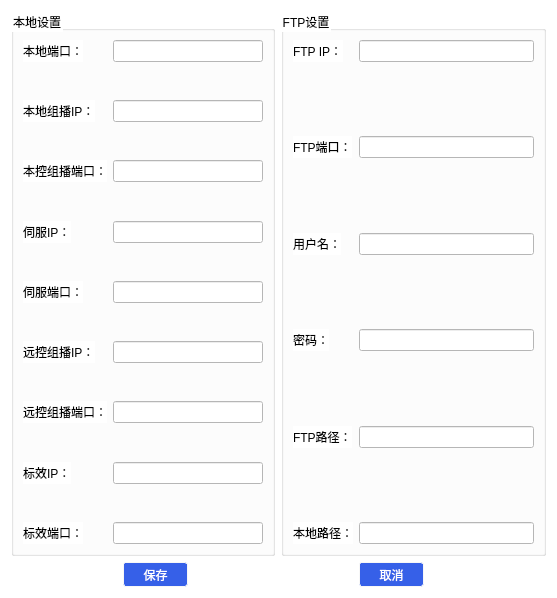
<?xml version="1.0" encoding="UTF-8"?>
<ui version="4.0">
 <class>systemset</class>
 <widget class="QDialog" name="systemset">
  <property name="geometry">
   <rect>
    <x>0</x>
    <y>0</y>
    <width>557</width>
    <height>598</height>
   </rect>
  </property>
  <property name="windowTitle">
   <string>系统设置</string>
  </property>
  <property name="styleSheet">
   <string notr="true">background-color: rgb(255, 255, 255);</string>
  </property>
  <layout class="QGridLayout" name="gridLayout">
   <item row="0" column="0">
    <widget class="QGroupBox" name="groupBox">
     <property name="title">
      <string>本地设置</string>
     </property>
     <layout class="QFormLayout" name="formLayout">
      <item row="0" column="0">
       <widget class="QLabel" name="label_LocalPort">
        <property name="text">
         <string>本地端口：</string>
        </property>
       </widget>
      </item>
      <item row="0" column="1">
       <widget class="QLineEdit" name="LoadPort"/>
      </item>
      <item row="1" column="1">
       <spacer name="verticalSpacer">
        <property name="orientation">
         <enum>Qt::Vertical</enum>
        </property>
        <property name="sizeHint" stdset="0">
         <size>
          <width>20</width>
          <height>40</height>
         </size>
        </property>
       </spacer>
      </item>
      <item row="8" column="0">
       <widget class="QLabel" name="label_ACUIP">
        <property name="text">
         <string>伺服IP：</string>
        </property>
       </widget>
      </item>
      <item row="8" column="1">
       <widget class="QLineEdit" name="ACUIp"/>
      </item>
      <item row="9" column="1">
       <spacer name="verticalSpacer_2">
        <property name="orientation">
         <enum>Qt::Vertical</enum>
        </property>
        <property name="sizeHint" stdset="0">
         <size>
          <width>20</width>
          <height>40</height>
         </size>
        </property>
       </spacer>
      </item>
      <item row="10" column="0">
       <widget class="QLabel" name="label_ACUPort">
        <property name="text">
         <string>伺服端口：</string>
        </property>
       </widget>
      </item>
      <item row="10" column="1">
       <widget class="QLineEdit" name="ACUPort"/>
      </item>
      <item row="14" column="0">
       <widget class="QLabel" name="label_RemoteConIP">
        <property name="text">
         <string>远控组播IP：</string>
        </property>
       </widget>
      </item>
      <item row="14" column="1">
       <widget class="QLineEdit" name="RemoteConIP"/>
      </item>
      <item row="15" column="1">
       <spacer name="verticalSpacer_11">
        <property name="orientation">
         <enum>Qt::Vertical</enum>
        </property>
        <property name="sizeHint" stdset="0">
         <size>
          <width>20</width>
          <height>40</height>
         </size>
        </property>
       </spacer>
      </item>
      <item row="17" column="0">
       <widget class="QLabel" name="label_RemoteConPort">
        <property name="text">
         <string>远控组播端口：</string>
        </property>
       </widget>
      </item>
      <item row="18" column="1">
       <spacer name="verticalSpacer_3">
        <property name="orientation">
         <enum>Qt::Vertical</enum>
        </property>
        <property name="sizeHint" stdset="0">
         <size>
          <width>20</width>
          <height>40</height>
         </size>
        </property>
       </spacer>
      </item>
      <item row="19" column="0">
       <widget class="QLabel" name="label_CalIp">
        <property name="text">
         <string>标效IP：</string>
        </property>
       </widget>
      </item>
      <item row="19" column="1">
       <widget class="QLineEdit" name="CalIp"/>
      </item>
      <item row="20" column="1">
       <spacer name="verticalSpacer_4">
        <property name="orientation">
         <enum>Qt::Vertical</enum>
        </property>
        <property name="sizeHint" stdset="0">
         <size>
          <width>20</width>
          <height>40</height>
         </size>
        </property>
       </spacer>
      </item>
      <item row="21" column="0">
       <widget class="QLabel" name="label_CalPort">
        <property name="text">
         <string>标效端口：</string>
        </property>
       </widget>
      </item>
      <item row="21" column="1">
       <widget class="QLineEdit" name="CalPort"/>
      </item>
      <item row="17" column="1">
       <widget class="QLineEdit" name="RemoteConPort"/>
      </item>
      <item row="6" column="1">
       <widget class="QLineEdit" name="LocalConPort"/>
      </item>
      <item row="6" column="0">
       <widget class="QLabel" name="label_LocalConPort">
        <property name="text">
         <string>本控组播端口：</string>
        </property>
       </widget>
      </item>
      <item row="7" column="1">
       <spacer name="verticalSpacer_12">
        <property name="orientation">
         <enum>Qt::Vertical</enum>
        </property>
        <property name="sizeHint" stdset="0">
         <size>
          <width>20</width>
          <height>40</height>
         </size>
        </property>
       </spacer>
      </item>
      <item row="13" column="1">
       <spacer name="verticalSpacer_13">
        <property name="orientation">
         <enum>Qt::Vertical</enum>
        </property>
        <property name="sizeHint" stdset="0">
         <size>
          <width>20</width>
          <height>40</height>
         </size>
        </property>
       </spacer>
      </item>
      <item row="4" column="1">
       <widget class="QLineEdit" name="LocalConIp"/>
      </item>
      <item row="4" column="0">
       <widget class="QLabel" name="label_localConIP">
        <property name="text">
         <string>本地组播IP：</string>
        </property>
       </widget>
      </item>
      <item row="5" column="1">
       <spacer name="verticalSpacer_10">
        <property name="orientation">
         <enum>Qt::Vertical</enum>
        </property>
        <property name="sizeHint" stdset="0">
         <size>
          <width>20</width>
          <height>40</height>
         </size>
        </property>
       </spacer>
      </item>
     </layout>
    </widget>
   </item>
   <item row="0" column="1">
    <widget class="QGroupBox" name="groupBox_2">
     <property name="title">
      <string>FTP设置</string>
     </property>
     <layout class="QFormLayout" name="formLayout_2">
      <item row="0" column="0">
       <widget class="QLabel" name="label_FtpIp">
        <property name="text">
         <string>FTP IP：</string>
        </property>
       </widget>
      </item>
      <item row="0" column="1">
       <widget class="QLineEdit" name="FtpIp"/>
      </item>
      <item row="2" column="0">
       <widget class="QLabel" name="label_FtpPort">
        <property name="text">
         <string>FTP端口：</string>
        </property>
       </widget>
      </item>
      <item row="2" column="1">
       <widget class="QLineEdit" name="FtpPort"/>
      </item>
      <item row="4" column="0">
       <widget class="QLabel" name="label_User">
        <property name="text">
         <string>用户名：</string>
        </property>
       </widget>
      </item>
      <item row="4" column="1">
       <widget class="QLineEdit" name="UserName"/>
      </item>
      <item row="6" column="0">
       <widget class="QLabel" name="label_Password">
        <property name="layoutDirection">
         <enum>Qt::RightToLeft</enum>
        </property>
        <property name="text">
         <string>密码：</string>
        </property>
       </widget>
      </item>
      <item row="6" column="1">
       <widget class="QLineEdit" name="Password">
        <property name="cursor">
         <cursorShape>IBeamCursor</cursorShape>
        </property>
       </widget>
      </item>
      <item row="8" column="0">
       <widget class="QLabel" name="label_FtpPath">
        <property name="text">
         <string>FTP路径：</string>
        </property>
       </widget>
      </item>
      <item row="8" column="1">
       <widget class="QLineEdit" name="FTPPath"/>
      </item>
      <item row="10" column="0">
       <widget class="QLabel" name="label_LocalPath">
        <property name="text">
         <string>本地路径：</string>
        </property>
       </widget>
      </item>
      <item row="10" column="1">
       <widget class="QLineEdit" name="LocadPath"/>
      </item>
      <item row="1" column="1">
       <spacer name="verticalSpacer_5">
        <property name="orientation">
         <enum>Qt::Vertical</enum>
        </property>
        <property name="sizeHint" stdset="0">
         <size>
          <width>20</width>
          <height>40</height>
         </size>
        </property>
       </spacer>
      </item>
      <item row="3" column="1">
       <spacer name="verticalSpacer_6">
        <property name="orientation">
         <enum>Qt::Vertical</enum>
        </property>
        <property name="sizeHint" stdset="0">
         <size>
          <width>20</width>
          <height>40</height>
         </size>
        </property>
       </spacer>
      </item>
      <item row="5" column="1">
       <spacer name="verticalSpacer_7">
        <property name="orientation">
         <enum>Qt::Vertical</enum>
        </property>
        <property name="sizeHint" stdset="0">
         <size>
          <width>20</width>
          <height>40</height>
         </size>
        </property>
       </spacer>
      </item>
      <item row="7" column="1">
       <spacer name="verticalSpacer_8">
        <property name="orientation">
         <enum>Qt::Vertical</enum>
        </property>
        <property name="sizeHint" stdset="0">
         <size>
          <width>20</width>
          <height>40</height>
         </size>
        </property>
       </spacer>
      </item>
      <item row="9" column="1">
       <spacer name="verticalSpacer_9">
        <property name="orientation">
         <enum>Qt::Vertical</enum>
        </property>
        <property name="sizeHint" stdset="0">
         <size>
          <width>20</width>
          <height>40</height>
         </size>
        </property>
       </spacer>
      </item>
     </layout>
    </widget>
   </item>
   <item row="1" column="0" colspan="2">
    <layout class="QHBoxLayout" name="horizontalLayout_31">
     <item>
      <spacer name="horizontalSpacer_24">
       <property name="orientation">
        <enum>Qt::Horizontal</enum>
       </property>
       <property name="sizeHint" stdset="0">
        <size>
         <width>158</width>
         <height>20</height>
        </size>
       </property>
      </spacer>
     </item>
     <item>
      <widget class="QPushButton" name="ButtonSave">
       <property name="minimumSize">
        <size>
         <width>65</width>
         <height>25</height>
        </size>
       </property>
       <property name="styleSheet">
        <string notr="true">QPushButton{         
color: rgb(255, 255, 255);             
	background-color: rgb(54, 96, 232);
	border: 1px solid rgb(247,247,247);
	border-radius:3px
}
QPushButton:pressed{              
	background-color: rgb(96, 128, 232);
	border: 1px solid rgb(247,247,247);
	border-radius:3px
}
QPushButton:disabled{
	background-color: rgb(189, 189, 189);
}</string>
       </property>
       <property name="text">
        <string>保存</string>
       </property>
      </widget>
     </item>
     <item>
      <spacer name="horizontalSpacer_29">
       <property name="orientation">
        <enum>Qt::Horizontal</enum>
       </property>
       <property name="sizeHint" stdset="0">
        <size>
         <width>88</width>
         <height>20</height>
        </size>
       </property>
      </spacer>
     </item>
     <item>
      <spacer name="horizontalSpacer_35">
       <property name="orientation">
        <enum>Qt::Horizontal</enum>
       </property>
       <property name="sizeHint" stdset="0">
        <size>
         <width>168</width>
         <height>20</height>
        </size>
       </property>
      </spacer>
     </item>
     <item>
      <widget class="QPushButton" name="ButtonCancel">
       <property name="minimumSize">
        <size>
         <width>65</width>
         <height>25</height>
        </size>
       </property>
       <property name="styleSheet">
        <string notr="true">QPushButton{         
color: rgb(255, 255, 255);             
	background-color: rgb(54, 96, 232);
	border: 1px solid rgb(247,247,247);
	border-radius:3px
}
QPushButton:pressed{              
	background-color: rgb(96, 128, 232);
	border: 1px solid rgb(247,247,247);
	border-radius:3px
}
QPushButton:disabled{
	background-color: rgb(189, 189, 189);
}</string>
       </property>
       <property name="text">
        <string>取消</string>
       </property>
      </widget>
     </item>
     <item>
      <spacer name="horizontalSpacer_33">
       <property name="orientation">
        <enum>Qt::Horizontal</enum>
       </property>
       <property name="sizeHint" stdset="0">
        <size>
         <width>168</width>
         <height>20</height>
        </size>
       </property>
      </spacer>
     </item>
    </layout>
   </item>
  </layout>
 </widget>
 <resources/>
 <connections/>
</ui>
